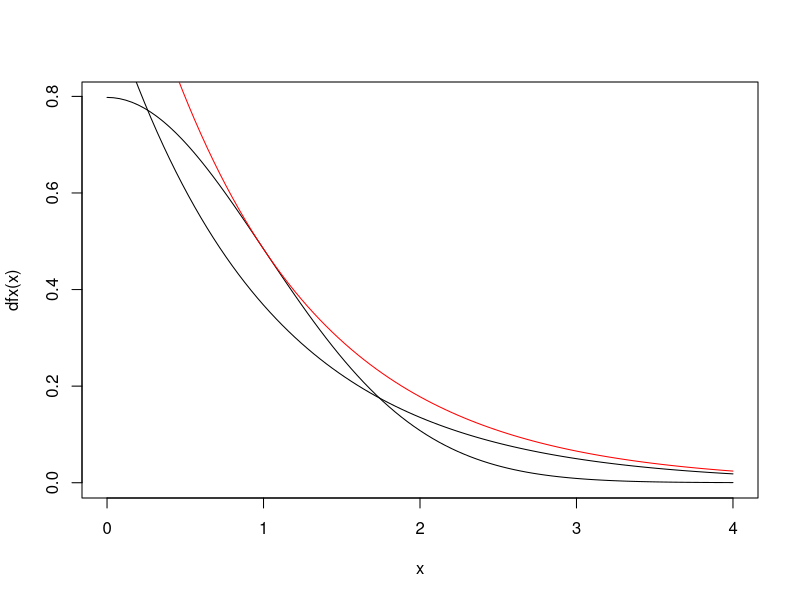
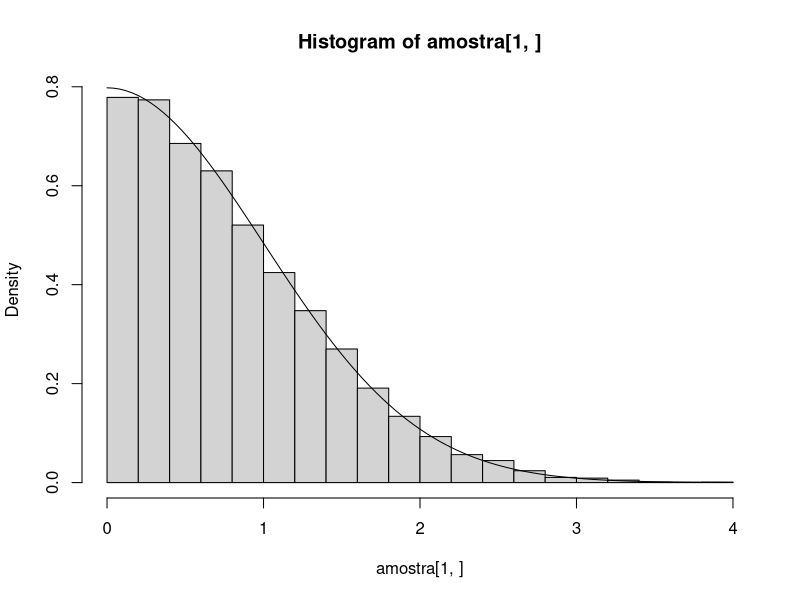
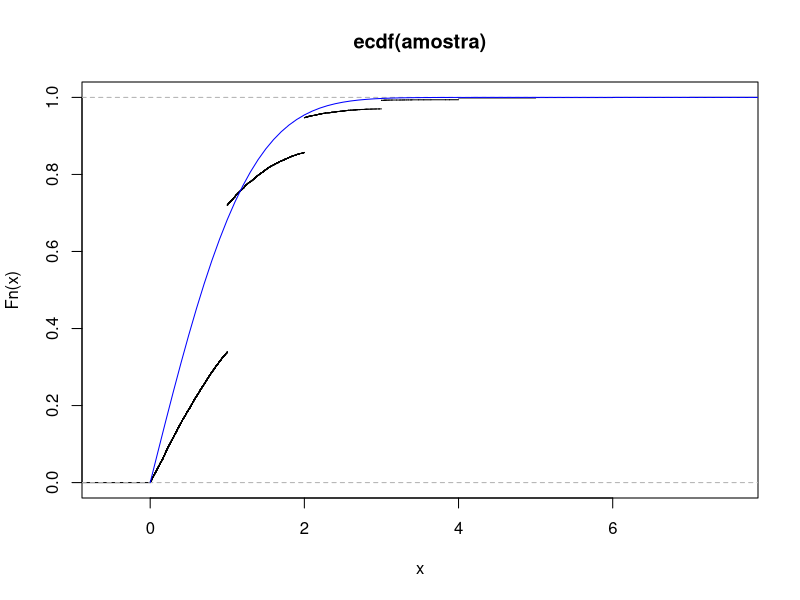
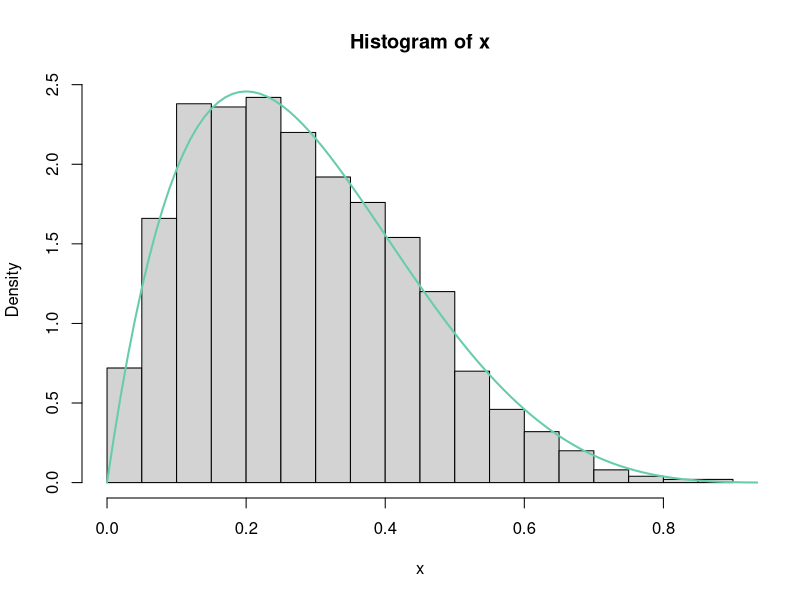
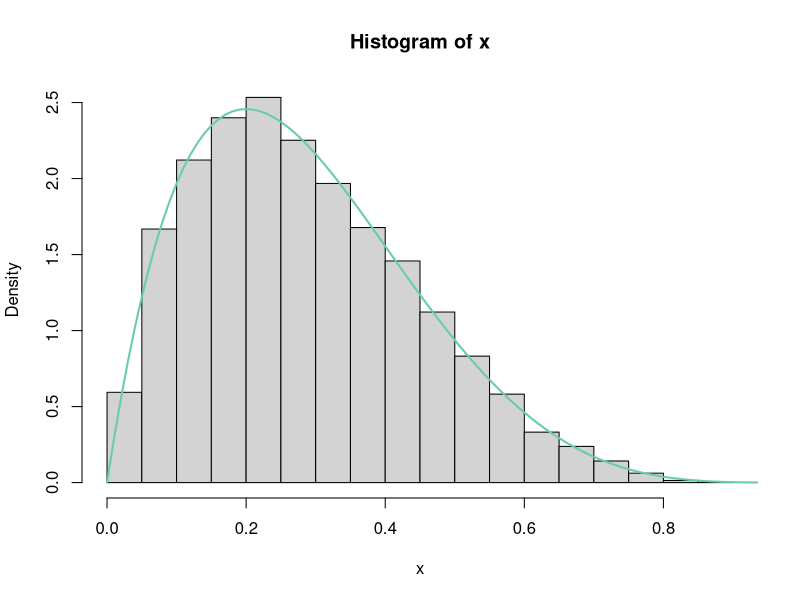

Recreate these plots in R, in order.
dfx<-function(x) 2* exp(-x^2/2)/(sqrt(2*pi)) 
curve(dfx(x), from = 0, to=4)
curve(dexp(x), from = 0, to=4, add=T)

# Envelopar a candidata
# n*exp
m<-2/sqrt(2*pi)*exp(1/2) #m é o valor do máximo, cacula o max da razao da fx e gx
envelope<-function(x) m*dexp(x)
curve(envelope(x), from = 0, to=4, add=T, col="red")

# Para achar o ponto que tangencia, e obter a minima rejeicao
razao<-function(x)(2*dnorm(x))/dexp(x)
max<-optimize(f=razao, interval = c(0,4), maximum =TRUE)
m<-max$objective


rgy<-function(){-log(runif(1))}

cont<-1
gera.fx<-function(m)
{
  u<-runif(1)
  y<-rgy()
  while(!u<=(dfx(y)/(m*dexp(y))))
  {
    u<-runif(1)
    y<-rgy()
    cont<-cont+1
  }
  return(c(y,cont))
}

amostra<-replicate(10000,gera.fx(m))
hist(amostra[1,], freq = F)
curve(dfx(x), from = 0, to=4, add=T)

contador<-sum(amostra[2,])
contador

fn<-ecdf(amostra)
plot(fn)

# F.x<-function(x)2*integrate(dnorm, lower=0, upper=x)$value
# F.x(1)
# curve(F.x, from=0, to=10, add=T, col="red")

# 2*(pnorm(x)-1/2)


curve(2*(pnorm(x)-1/2), from=0, to=10, add=T, col="blue")



### Atividade 3 ###
# Exemplo do introduction to monte carlo methods



# Gerar Beta (2,5), X1, x2 gamma inden
x1<-rgamma(1E3, shape=2, rate=1)
x2<-rgamma(1E3, shape =5, rate=1)

x<-(x1)/(x1+x2)
hist(x, breaks = 30, freq = F)
curve(dbeta(x,2,5), from=0, to=1, col="aquamarine3", add=T, lwd=2)

# Soma de exp independentes é gamma.
n<-10000
soma<-7
matriz<-matrix(runif(n*soma), ncol = soma)
str(matriz)
exponenciais<-(-log(matriz))
str(exponenciais)
x1<-apply(exponenciais[,1:2],1, sum)
str(x1)
x2<-apply(exponenciais[,3:7],1,sum)
str(x2)
x<-(x1)/(x1+x2)
hist(x, freq = F)
curve(dbeta(x,2,5), from=0, to=1, col="aquamarine3", add=T, lwd=2)

#---------------------

# Comparar as três funções de gerar a Beta(2,5)
